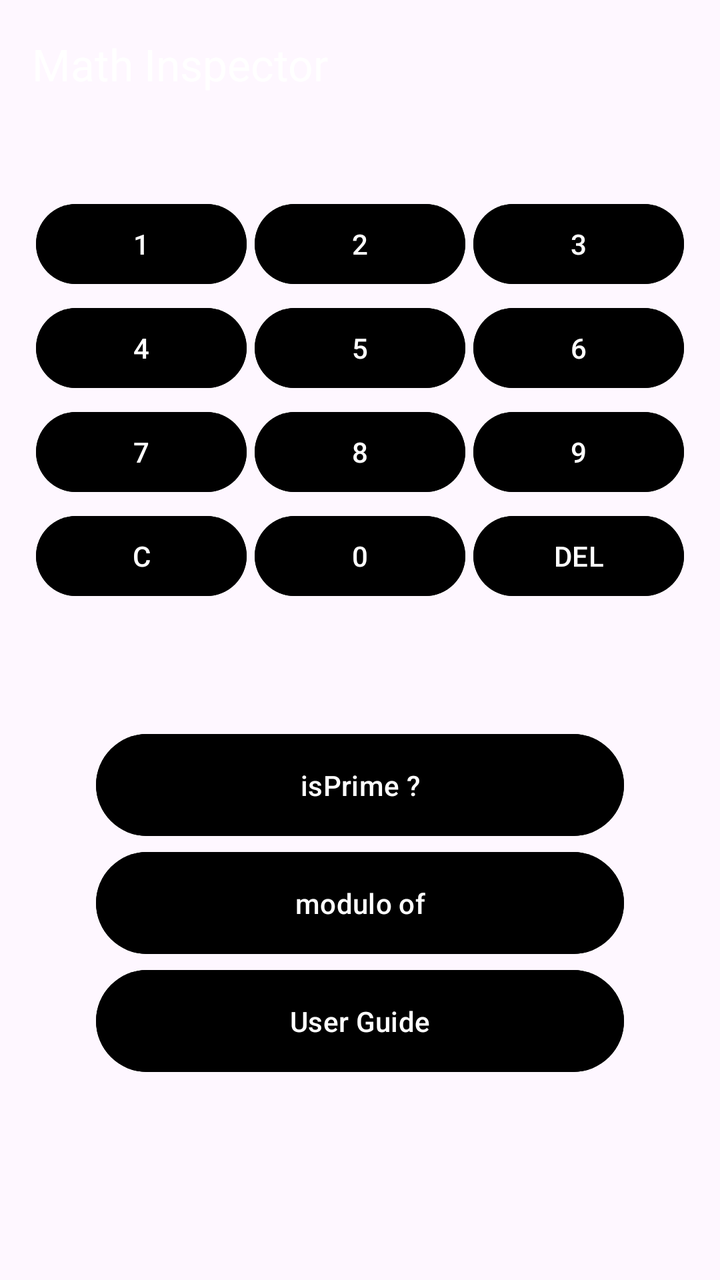
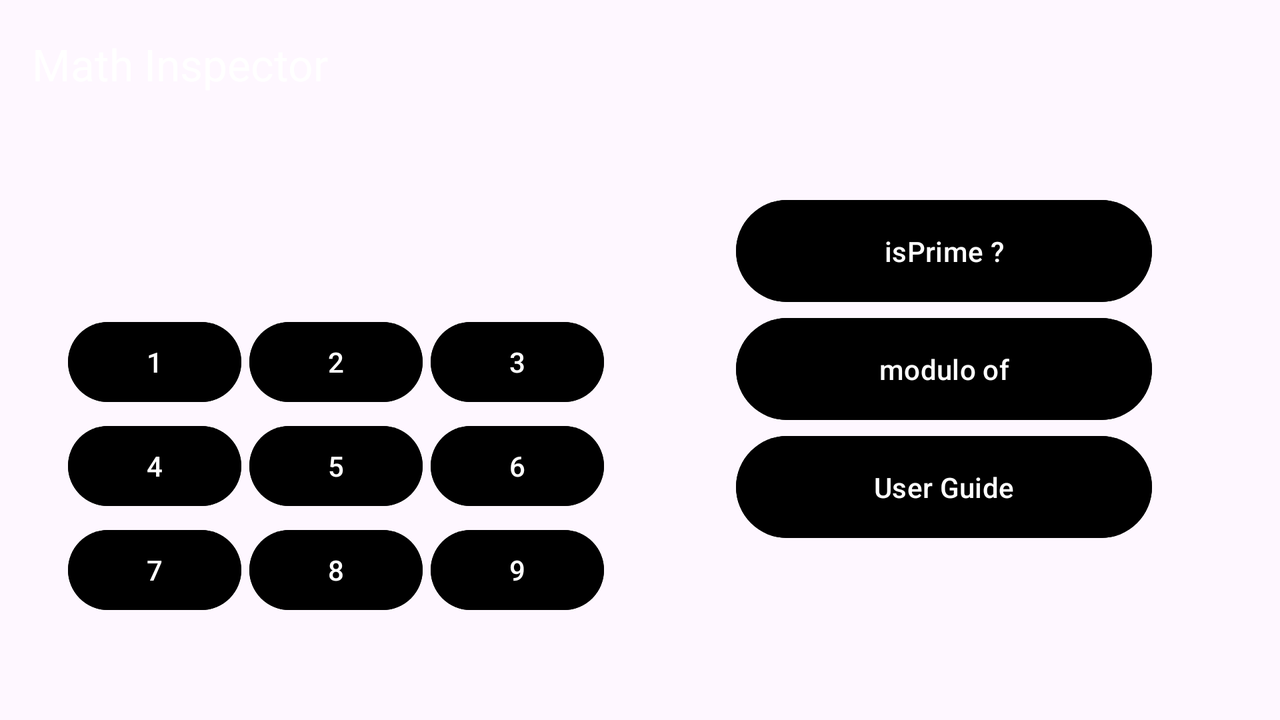

First picture: res/layout/ on a phone held upright. Second picture: the repository's own variant of that layout, on a device whose configuration matches the variant's folder. Source for both follows.
<!-- AndroidManifest.xml: application theme Theme.MathInspector -->
<!-- res/layout/activity_main.xml -->
<?xml version="1.0" encoding="utf-8"?>
<androidx.constraintlayout.widget.ConstraintLayout xmlns:android="http://schemas.android.com/apk/res/android"
    xmlns:app="http://schemas.android.com/apk/res-auto"
    xmlns:tools="http://schemas.android.com/tools"
    android:id="@+id/main"
    android:layout_width="match_parent"
    android:layout_height="match_parent"
    tools:context=".MainActivity"
    android:orientation="vertical">
    <com.google.android.material.appbar.MaterialToolbar
        android:id="@+id/toolbar"
        app:layout_constraintTop_toTopOf="parent"
        app:layout_constraintStart_toStartOf="parent"
        android:layout_width="match_parent"
        android:layout_height="wrap_content"
        app:title="@string/toolbar_title"
        android:background="@color/primary"
        app:subtitleTextColor="@color/white"
        app:titleTextColor="@color/white" />

    <LinearLayout
        android:layout_width="match_parent"
        android:layout_height="0dp"
        android:layout_margin="16dp"
        android:orientation="vertical"
        app:layout_constraintBottom_toBottomOf="parent"
        app:layout_constraintTop_toBottomOf="@id/toolbar"
        tools:layout_editor_absoluteX="16dp">

        <GridLayout
            android:layout_width="match_parent"
            android:layout_height="wrap_content"
            android:layout_gravity="center"
            android:layout_marginVertical="16dp"
            android:columnCount="3"
            android:rowCount="4">

            
            <Button
                android:id="@+id/button1"
                android:layout_width="0dp"
                android:layout_height="wrap_content"
                android:layout_row="0"
                android:layout_column="0"
                android:layout_columnWeight="1"
                android:layout_margin="2dp"
                android:longClickable="true"
                android:onClick="onButtonClick"
                android:backgroundTint="@color/primary"
                android:text="1" />

            <Button
                android:id="@+id/button2"
                android:layout_width="0dp"
                android:layout_height="wrap_content"
                android:layout_columnWeight="1"
                android:layout_margin="2dp"
                android:longClickable="true"
                android:onClick="onButtonClick"
                android:backgroundTint="@color/primary"
                android:text="2" />

            <Button
                android:id="@+id/button3"
                android:layout_width="0dp"
                android:layout_height="wrap_content"
                android:layout_columnWeight="1"
                android:layout_margin="2dp"
                android:longClickable="true"
                android:onClick="onButtonClick"
                android:backgroundTint="@color/primary"
                android:text="3" />


            
            <Button
                android:id="@+id/button4"
                android:layout_width="0dp"
                android:layout_height="wrap_content"
                android:layout_columnWeight="1"
                android:layout_margin="2dp"
                android:longClickable="true"
                android:onClick="onButtonClick"
                android:backgroundTint="@color/primary"
                android:text="4" />

            <Button
                android:id="@+id/button5"
                android:layout_width="0dp"
                android:layout_height="wrap_content"
                android:layout_columnWeight="1"
                android:layout_margin="2dp"
                android:longClickable="true"
                android:onClick="onButtonClick"
                android:backgroundTint="@color/primary"
                android:text="5" />

            <Button
                android:id="@+id/button6"
                android:layout_width="0dp"
                android:layout_height="wrap_content"
                android:layout_columnWeight="1"
                android:layout_margin="2dp"
                android:longClickable="true"
                android:onClick="onButtonClick"
                android:backgroundTint="@color/primary"
                android:text="6" />


            
            <Button
                android:id="@+id/button7"
                android:layout_width="0dp"
                android:layout_height="wrap_content"
                android:layout_columnWeight="1"
                android:layout_margin="2dp"
                android:longClickable="true"
                android:onClick="onButtonClick"
                android:backgroundTint="@color/primary"
                android:text="7" />

            <Button
                android:id="@+id/button8"
                android:layout_width="0dp"
                android:layout_height="wrap_content"
                android:layout_columnWeight="1"
                android:layout_margin="2dp"
                android:longClickable="true"
                android:onClick="onButtonClick"
                android:backgroundTint="@color/primary"
                android:text="8" />

            <Button
                android:id="@+id/button9"
                android:layout_width="0dp"
                android:layout_height="wrap_content"
                android:layout_columnWeight="1"
                android:layout_margin="2dp"
                android:longClickable="true"
                android:onClick="onButtonClick"
                android:backgroundTint="@color/primary"
                android:text="9" />

            
            <Button
                android:id="@+id/buttonC"
                android:layout_width="0dp"
                android:layout_height="wrap_content"
                android:layout_columnWeight="1"
                android:layout_margin="2dp"
                android:longClickable="true"
                android:onClick="onButtonClick"
                android:backgroundTint="@color/primary"
                android:text="C" />

            <Button
                android:id="@+id/button0"
                android:layout_width="0dp"
                android:layout_height="wrap_content"
                android:layout_columnWeight="1"
                android:layout_margin="2dp"
                android:longClickable="true"
                android:onClick="onButtonClick"
                android:backgroundTint="@color/primary"
                android:text="0" />

            <Button
                android:id="@+id/buttonDEL"
                android:layout_width="0dp"
                android:layout_height="wrap_content"
                android:layout_columnWeight="1"
                android:layout_margin="2dp"
                android:longClickable="true"
                android:onClick="onButtonClick"
                android:backgroundTint="@color/primary"
                android:text="DEL" />

        </GridLayout>

        <TextView
            android:id="@+id/display"
            android:layout_width="match_parent"
            android:layout_height="wrap_content"
            android:longClickable="false"
            android:text=""
            android:textAlignment="textEnd"
            android:backgroundTint="@color/primary"
            android:textSize="32sp" />

        <Button
            android:layout_width="match_parent"
            android:layout_height="wrap_content"
            android:layout_columnWeight="1"
            android:layout_marginHorizontal="32dp"
            android:onClick="displayIsPrime"
            android:padding="16dp"
            android:backgroundTint="@color/primary"
            android:text="@string/prime" />

        <Button
            android:id="@+id/moduloButton"
            android:layout_width="match_parent"
            android:layout_height="wrap_content"
            android:layout_columnWeight="1"
            android:layout_marginHorizontal="32dp"
            android:onClick="displayModulo"
            android:padding="16dp"
            android:backgroundTint="@color/primary"
            android:text="@string/modulo" />

        <Button
            android:layout_width="match_parent"
            android:layout_height="wrap_content"
            android:layout_columnWeight="1"
            android:layout_marginHorizontal="32dp"
            android:onClick="displayUserGuide"
            android:padding="16dp"
            android:backgroundTint="@color/primary"
            android:text="@string/user_guide_title" />
    </LinearLayout>
    <androidx.fragment.app.FragmentContainerView
        android:id="@+id/user_guide_fragment_container"
        android:layout_width="match_parent"
        android:layout_height="match_parent"
        />



</androidx.constraintlayout.widget.ConstraintLayout>
<!-- resources referenced by this layout -->
<resources>
  <string name="modulo">modulo of </string>
  <string name="prime">isPrime ?</string>
  <string name="toolbar_title">Math Inspector</string>
  <string name="user_guide_title">User Guide</string>
  <style name="Theme.MathInspector" parent="Base.Theme.MathInspector" />&gt;
  <style name="Base.Theme.MathInspector" parent="Theme.Material3.DayNight.NoActionBar">
          <item name="actionMenuTextColor">@color/white</item>
          <item name="android:actionMenuTextColor">@color/white</item>
      </style>
</resources>
<!-- res/layout-land/activity_main.xml (the repository's variant of the layout above) -->
<!-- drawn on the phone turned sideways -->
<?xml version="1.0" encoding="utf-8"?>
<androidx.constraintlayout.widget.ConstraintLayout xmlns:android="http://schemas.android.com/apk/res/android"
    xmlns:app="http://schemas.android.com/apk/res-auto"
    xmlns:tools="http://schemas.android.com/tools"
    android:id="@+id/main"
    android:layout_width="match_parent"
    android:layout_height="match_parent"
    tools:context=".MainActivity"
    android:orientation="vertical">
    <com.google.android.material.appbar.MaterialToolbar
        android:id="@+id/toolbar"
        app:layout_constraintTop_toTopOf="parent"
        app:layout_constraintStart_toStartOf="parent"
        android:layout_width="match_parent"
        android:layout_height="wrap_content"
        app:title="@string/toolbar_title"
        android:background="@color/primary"
        app:subtitleTextColor="@color/white"
        app:titleTextColor="@color/white" />
    <androidx.constraintlayout.widget.ConstraintLayout
        android:layout_width="match_parent"
        android:layout_height="0dp"
        android:layout_margin="16dp"
        app:layout_constraintTop_toBottomOf="@id/toolbar"
        app:layout_constraintBottom_toBottomOf="parent"
        android:orientation="horizontal">
        <androidx.constraintlayout.widget.Guideline
            android:id="@+id/middleGuideline"
            android:layout_width="wrap_content"
            android:layout_height="wrap_content"
            android:orientation="vertical"
            app:layout_constraintGuide_percent="0.5" />

        <LinearLayout
            android:layout_width="0dp"
            android:layout_height="match_parent"
            android:layout_margin="16dp"
            app:layout_constraintTop_toTopOf="parent"
            app:layout_constraintBottom_toBottomOf="parent"
            app:layout_constraintLeft_toLeftOf="parent"
            app:layout_constraintRight_toRightOf="@id/middleGuideline"
            android:orientation="vertical">

            <TextView
                android:text=""
                android:textAlignment="textEnd"
                android:id="@+id/display"
                android:layout_width="match_parent"
                android:layout_height="wrap_content"
                android:textSize="32sp"
                android:longClickable="false"/>

            <GridLayout
                android:layout_width="match_parent"
                android:layout_height="wrap_content"
                android:columnCount="3"
                android:rowCount="4"
                android:layout_gravity="center"
                android:layout_marginVertical="16dp">

                
                <Button
                    android:id="@+id/button1"
                    android:layout_width="0dp"
                    android:layout_height="wrap_content"
                    android:layout_row="0"
                    android:layout_column="0"
                    android:layout_columnWeight="1"
                    android:layout_margin="2dp"
                    android:longClickable="true"
                    android:onClick="onButtonClick"
                    android:backgroundTint="@color/primary"
                    android:text="1" />

                <Button
                    android:id="@+id/button2"
                    android:layout_width="0dp"
                    android:layout_height="wrap_content"
                    android:layout_columnWeight="1"
                    android:layout_margin="2dp"
                    android:longClickable="true"
                    android:onClick="onButtonClick"
                    android:backgroundTint="@color/primary"
                    android:text="2" />

                <Button
                    android:id="@+id/button3"
                    android:layout_width="0dp"
                    android:layout_height="wrap_content"
                    android:layout_columnWeight="1"
                    android:layout_margin="2dp"
                    android:longClickable="true"
                    android:onClick="onButtonClick"
                    android:backgroundTint="@color/primary"
                    android:text="3" />


                
                <Button
                    android:id="@+id/button4"
                    android:layout_width="0dp"
                    android:layout_height="wrap_content"
                    android:layout_columnWeight="1"
                    android:layout_margin="2dp"
                    android:longClickable="true"
                    android:onClick="onButtonClick"
                    android:backgroundTint="@color/primary"
                    android:text="4" />

                <Button
                    android:id="@+id/button5"
                    android:layout_width="0dp"
                    android:layout_height="wrap_content"
                    android:layout_columnWeight="1"
                    android:layout_margin="2dp"
                    android:longClickable="true"
                    android:onClick="onButtonClick"
                    android:backgroundTint="@color/primary"
                    android:text="5" />

                <Button
                    android:id="@+id/button6"
                    android:layout_width="0dp"
                    android:layout_height="wrap_content"
                    android:layout_columnWeight="1"
                    android:layout_margin="2dp"
                    android:longClickable="true"
                    android:onClick="onButtonClick"
                    android:backgroundTint="@color/primary"
                    android:text="6" />


                
                <Button
                    android:id="@+id/button7"
                    android:layout_width="0dp"
                    android:layout_height="wrap_content"
                    android:layout_columnWeight="1"
                    android:layout_margin="2dp"
                    android:longClickable="true"
                    android:onClick="onButtonClick"
                    android:backgroundTint="@color/primary"
                    android:text="7" />

                <Button
                    android:id="@+id/button8"
                    android:layout_width="0dp"
                    android:layout_height="wrap_content"
                    android:layout_columnWeight="1"
                    android:layout_margin="2dp"
                    android:longClickable="true"
                    android:onClick="onButtonClick"
                    android:backgroundTint="@color/primary"
                    android:text="8" />

                <Button
                    android:id="@+id/button9"
                    android:layout_width="0dp"
                    android:layout_height="wrap_content"
                    android:layout_columnWeight="1"
                    android:layout_margin="2dp"
                    android:longClickable="true"
                    android:onClick="onButtonClick"
                    android:backgroundTint="@color/primary"
                    android:text="9" />

                
                <Button
                    android:id="@+id/buttonC"
                    android:layout_width="0dp"
                    android:layout_height="wrap_content"
                    android:layout_columnWeight="1"
                    android:layout_margin="2dp"
                    android:longClickable="true"
                    android:onClick="onButtonClick"
                    android:backgroundTint="@color/primary"
                    android:text="C" />

                <Button
                    android:id="@+id/button0"
                    android:layout_width="0dp"
                    android:layout_height="wrap_content"
                    android:layout_columnWeight="1"
                    android:layout_margin="2dp"
                    android:longClickable="true"
                    android:onClick="onButtonClick"
                    android:backgroundTint="@color/primary"
                    android:text="0" />

                <Button
                    android:id="@+id/buttonDEL"
                    android:layout_width="0dp"
                    android:layout_height="wrap_content"
                    android:layout_columnWeight="1"
                    android:layout_margin="2dp"
                    android:longClickable="true"
                    android:onClick="onButtonClick"
                    android:backgroundTint="@color/primary"
                    android:text="DEL" />
            </GridLayout>
        </LinearLayout>
        <LinearLayout
            android:layout_width="0dp"
            android:layout_height="match_parent"
            android:layout_margin="16dp"
            app:layout_constraintTop_toTopOf="parent"
            app:layout_constraintBottom_toBottomOf="parent"
            app:layout_constraintLeft_toLeftOf="@id/middleGuideline"
            app:layout_constraintRight_toRightOf="parent"
            android:orientation="vertical">

            <Button
                android:layout_width="match_parent"
                android:layout_height="wrap_content"
                android:layout_columnWeight="1"
                android:layout_marginHorizontal="32dp"
                android:padding="16dp"
                android:text="@string/prime"
                android:backgroundTint="@color/primary"
                android:onClick="displayIsPrime" />
            <Button
                android:id="@+id/moduloButton"
                android:layout_width="match_parent"
                android:layout_height="wrap_content"
                android:layout_columnWeight="1"
                android:layout_marginHorizontal="32dp"
                android:padding="16dp"
                android:text="@string/modulo"
                android:backgroundTint="@color/primary"
                android:onClick="displayIsPrime" />

            <Button
                android:layout_width="match_parent"
                android:layout_height="wrap_content"
                android:layout_columnWeight="1"
                android:layout_marginHorizontal="32dp"
                android:padding="16dp"
                android:text="@string/user_guide_title"
                android:backgroundTint="@color/primary"
                android:onClick="displayUserGuide" />
        </LinearLayout>

    </androidx.constraintlayout.widget.ConstraintLayout>
    <androidx.fragment.app.FragmentContainerView
        android:id="@+id/user_guide_fragment_container"
        android:layout_width="match_parent"
        android:layout_height="match_parent"
        />



</androidx.constraintlayout.widget.ConstraintLayout>
